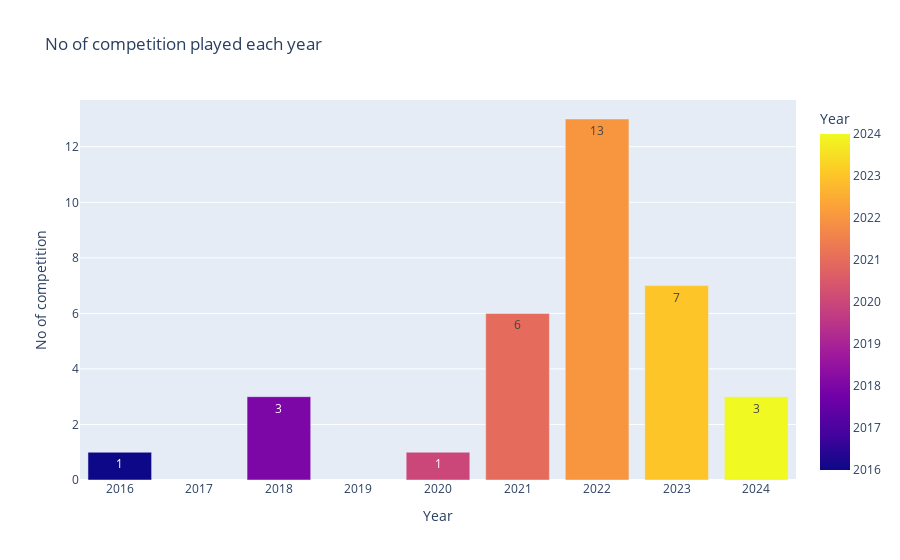

Notebook code cell kept with this figure:
### Code cell
fig=px.bar(No_of_game_per_year,x='year',y='count',text_auto=True,color='year',title='No of competition played each year',
           labels={'year':'Year','count':'No of competition'})
fig.show()

### Figure 1 — Plotly figure (JSON) as saved in the notebook; plotly's stock layout.template omitted (floating-point values rounded to 4 significant figures)
{"data": [{"alignmentgroup": "True", "hovertemplate": "Year=%{marker.color}<br>No of competition=%{y}<extra></extra>", "legendgroup": "", "marker": {"color": [2016, 2018, 2020, 2021, 2022, 2023, 2024], "coloraxis": "coloraxis", "pattern": {"shape": ""}}, "name": "", "offsetgroup": "", "orientation": "v", "showlegend": false, "textposition": "auto", "texttemplate": "%{y}", "type": "bar", "x": [2016, 2018, 2020, 2021, 2022, 2023, 2024], "xaxis": "x", "y": [1, 3, 1, 6, 13, 7, 3], "yaxis": "y"}], "layout": {"barmode": "relative", "coloraxis": {"colorbar": {"title": {"text": "Year"}}, "colorscale": [[0, "#0d0887"], [0.1111, "#46039f"], [0.2222, "#7201a8"], [0.3333, "#9c179e"], [0.4444, "#bd3786"], [0.5556, "#d8576b"], [0.6667, "#ed7953"], [0.7778, "#fb9f3a"], [0.8889, "#fdca26"], [1, "#f0f921"]]}, "legend": {"tracegroupgap": 0}, "title": {"text": "No of competition played each year"}, "xaxis": {"anchor": "y", "domain": [0, 1], "title": {"text": "Year"}}, "yaxis": {"anchor": "x", "domain": [0, 1], "title": {"text": "No of competition"}}}}
